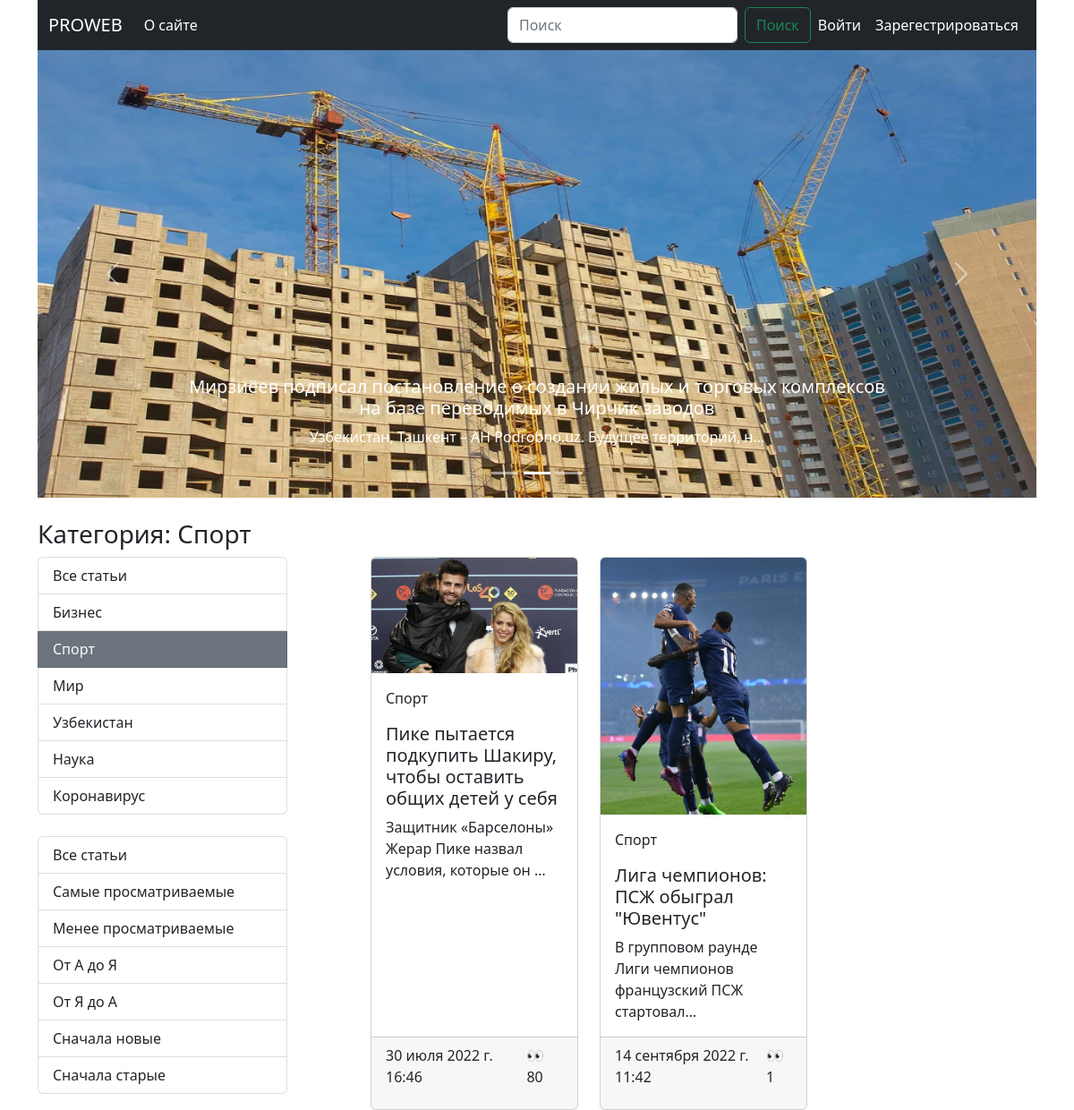
Page /category/2 on the committed database.
### blog/models.py (models this page shows, shortened)
class Article(models.Model):
    title = models.CharField(max_length=255, verbose_name='Заголовок статьи')
    content = models.TextField(verbose_name='Содержание статьи')
    photo = models.ImageField(upload_to=f'photos/', verbose_name='Фотография', null=True, blank=True)
    created_at = models.DateTimeField(auto_now_add=True, verbose_name='Дата создания')
    updated_at = models.DateTimeField(auto_now=True, verbose_name='Дата последнего изменения')
    publish = models.BooleanField(default=True, verbose_name='Статус публикации')
    views = models.IntegerField(default=0, verbose_name='Количество просмотров')
    category = models.ForeignKey(Category, on_delete=models.CASCADE)
    def get_photo(self):  # если у себя есть фото, то вернуть его url, иначе ссылка
        if self.photo:
            return self.photo.url
        else:
            return 'https://media-cldnry.s-nbcnews.com/image/upload/newscms/2019_01/2705191/nbc-social-default.png'
    class Meta:
        verbose_name = 'Статья'
        verbose_name_plural = 'Статьи'

class Category(models.Model):
    title = models.CharField(max_length=30, unique=True, verbose_name='Название категории')  # title VARCHAR(30)
    def get_absolute_url(self):
        return reverse('category', kwargs={'category_id': self.pk})
    def __str__(self):
        return self.title
    class Meta:
        verbose_name = 'Категория'
        verbose_name_plural = 'Категории'

### blog/views.py (the view)
# urls.py: path('category/<int:category_id>', ArticleByCategory.as_view(), name='category'),
class ArticleByCategory(ArticleListView):
    def get_queryset(self):
        articles = Article.objects.filter(category_id=self.kwargs['category_id'])
        sort_field = self.request.GET.get('sort')
        if sort_field:
            articles = articles.order_by(sort_field)
        return articles
    def get_context_data(self, *, object_list=None, **kwargs):
        context = super().get_context_data()  # Все что было и так сохранить
        category = Category.objects.get(pk=self.kwargs['category_id'])
        context['title'] = f'Категория: {category.title}'
        return context

### blog/templatetags/blog_tags.py (called while the page is built)
@register.simple_tag()
def get_categories():
   categories = Category.objects.all()
   return categories

@register.simple_tag()
def get_sorters():
   sorters = {
      '-views': 'Самые просматриваемые',
      'views': 'Менее просматриваемые',
      '-title': 'От А до Я',
      'title': 'От Я до А',
      '-created_at': 'Сначала новые',
      'created_at': 'Сначала старые'
   }
   return sorters

### blog/views.py (called while the page is built)
    def get_context_data(self, *, object_list=None, **kwargs):
        context = super().get_context_data()
        articles = Article.objects.all()
        articles = articles.order_by('created_at')
        context['slider'] = articles[:5]
        return context

### blog/templates/blog/index.html (shortened to what this page needs)
{% extends 'base.html' %}
{% block main %}
<div id="carouselExampleCaptions" class="carousel slide" data-bs-ride="carousel">
    <div class="carousel-indicators">
        <button type="button" data-bs-target="#carouselExampleCaptions" data-bs-slide-to="0" class="active"
                aria-current="true" aria-label="Slide 1"></button>
        <button type="button" data-bs-target="#carouselExampleCaptions" data-bs-slide-to="1"
                aria-label="Slide 2"></button>
        <button type="button" data-bs-target="#carouselExampleCaptions" data-bs-slide-to="2"
                aria-label="Slide 3"></button>
    </div>
    <div class="carousel-inner">
        {% for article in slider %}
        <div class="carousel-item {% if forloop.first %}active{% endif %}" data-bs-interval="2500">
            <img src="{{ article.get_photo }}" class="d-block w-100" alt="..." width="100px" height="500px">
            <div class="carousel-caption d-none d-md-block">
                <h5>{{ article.title }}</h5>
                <p>{{ article.content|truncatechars:60 }}</p>
            </div>
        </div>
        {% endfor %}
    </div>
    <button class="carousel-control-prev" type="button" data-bs-target="#carouselExampleCaptions" data-bs-slide="prev">
        <span class="carousel-control-prev-icon" aria-hidden="true"></span>
    </button>
    <button class="carousel-control-next" type="button" data-bs-target="#carouselExampleCaptions" data-bs-slide="next">
        <span class="carousel-control-next-icon" aria-hidden="true"></span>
    </button>
</div>
<div class="main mt-4">
    <h6 class="h3">{{ title }}</h6>
    <div class="d-flex justify-content-between">
        <div class="col-3">
            {% include 'blog/components/_sidebar.html' %}
            <br>
            {% include 'blog/components/_sort.html' %}
        </div>
        <div class="col-8">
            <div class="row row-cols-1 row-cols-md-3 g-4">
                {% for article in articles %}
                {% include 'blog/components/_card.html' %}
                {% endfor %}
            </div>
        </div>
    </div>
</div>
{% endblock main %}

### blog/templates/blog/components/_sidebar.html
{% load blog_tags %}
<div class="list-group">
        <a href="{% url 'index' %}" class="list-group-item list-group-item-action {% if 'Главная' in title %}bg-secondary text-light{% endif %}">Все статьи</a>
    {% get_categories as categories %}
    {% for category in categories %}
    <a href="{{ category.get_absolute_url }}" class="list-group-item list-group-item-action {% if category.title in title %}bg-secondary text-light{% endif %}">{{ category }}</a>
    {% endfor %}
</div>

### blog/templates/blog/components/_card.html
<div class="col">
    <a href="{% url 'article_detail' article.pk %}" class="text-dark" style="text-decoration: none">
        <div class="card h-100">
            <img src="{{ article.get_photo }}" class="card-img-top" alt="...">
            <div class="card-body">
                <p class="card-text">{{ article.category }}</p>
                <h5 class="card-title">{{ article.title }}</h5>
                <p class="card-text">{{ article.content|truncatechars:60 }}</p>
            </div>
            <div class="card-footer d-flex justify-content-between">
                <p class="card-text">{{ article.created_at }}</p>
                <p class="card-text">👀 {{ article.views }}</p>
            </div>
        </div>
    </a>
</div>

### rows in the picture
Article: get_photo (picture), title "Мирзиёев подписал постановление о создании жилых и торговых комплексов на базе переводимых в Чирчик заводов", content "Узбекистан, Ташкент – АН Podrobno.uz. Будущее территорий, н…"
Category: title "Бизнес"
Category: title "Спорт"
Category: title "Мир"
Category: title "Узбекистан"
Category: title "Наука"
Category: title "Коронавирус"
Article: get_photo (picture), category "Спорт", title "Пике пытается подкупить Шакиру, чтобы оставить общих детей у себя", content "Защитник «Барселоны» Жерар Пике назвал условия, которые он …", created_at "30 июля 2022 г. 16:46", views "80"
Article: get_photo (picture), category "Спорт", title "Лига чемпионов: ПСЖ обыграл \"Ювентус\"", content "В групповом раунде Лиги чемпионов французский ПСЖ стартовал…", created_at "14 сентября 2022 г. 11:42", views "1"

### other values in the picture
{{ title }} "Категория: Спорт"
{{ value }} "Самые просматриваемые" "Менее просматриваемые" "От А до Я" "От Я до А" "Сначала новые" "Сначала старые"
